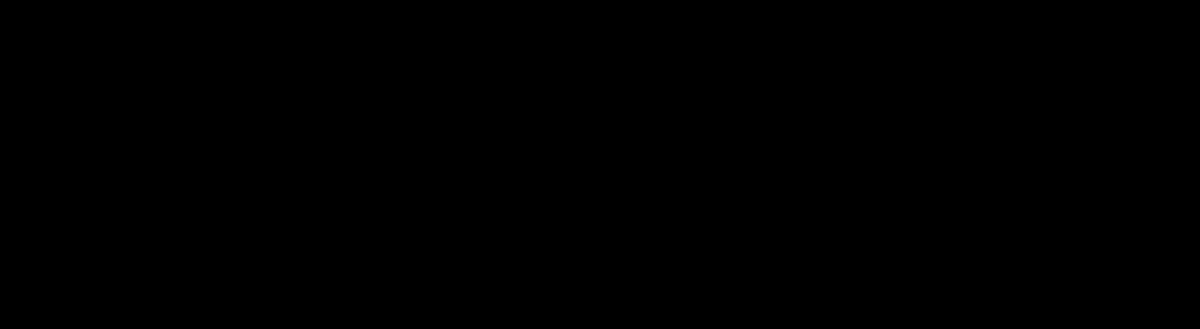
Frame 1 (no input)
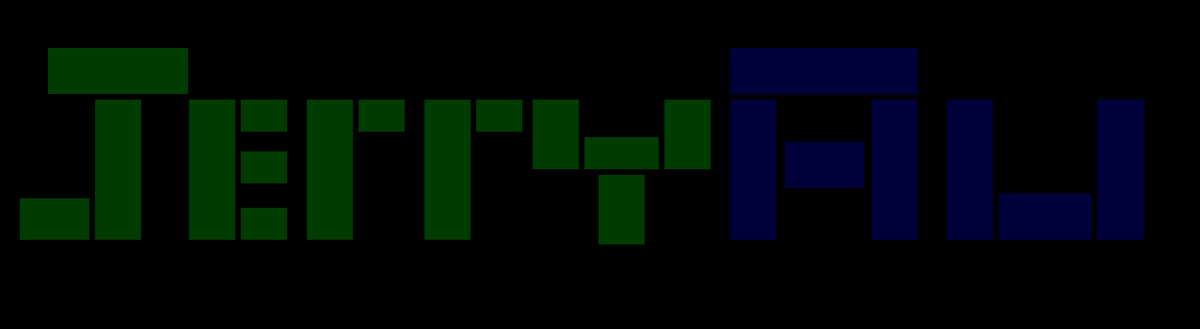
Frame 60 (the mouse pressed at the canvas centre just before this capture)
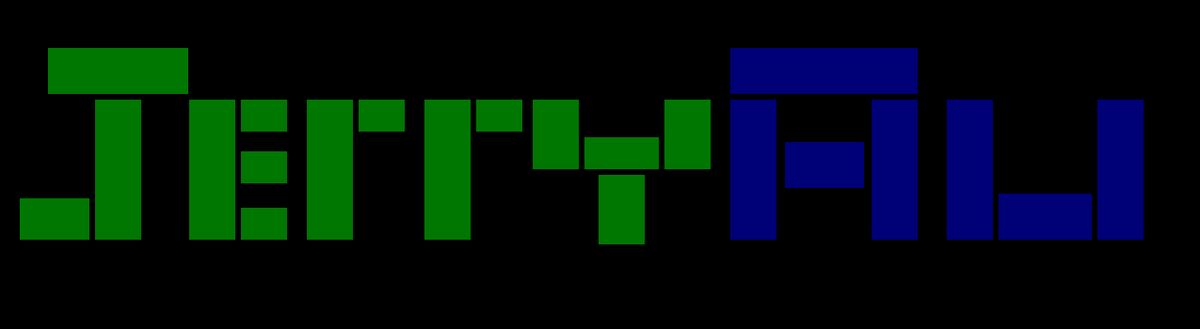
Frame 120 (the mouse held since frame 60 and released just before this capture)

The Processing sketch that drew these frames (run headless with seeded random() and noise(); from frame 60 on, the mouse is pressed at the canvas centre):

// Processing sketch: processing_97599
// ── processing_97599.pde

// This Program will create my first and last name 
// with these functions, so it's just really simple,
// not too really hard to do.
int tinto = 0;
void setup(){
  size(1275, 350); // manipulates the size of the screen
  background(0); // sets the background color to black
}
void draw(){
  draw_name(tinto);
 if(tinto < 255){
  tinto = tinto + 1; 
 }
}
void draw_name(int colorname){
  // J Symbol of Jerry 
  fill(0,colorname ,0);
  rect(50, 50, 150, 50);
  rect(100, 105, 50, 150);
  rect(20, 210, 75, 45);
  // E Symbol of Jerry 
  fill(0, colorname, 0);
  rect(200, 105, 50, 150);
  rect(255, 105, 50, 35);
  rect(255, 160, 50, 35);
  rect(255, 220, 50, 35); 
  // R Symbol of Jerry 
  fill(0, colorname, 0);
  rect(325, 105, 50, 150);
  rect(380, 105, 50, 35);
  // R Symbol #2 of Jerry 
  fill(0, colorname, 0);
  rect(450, 105, 50, 150);
  rect(505, 105, 50, 35);
  // Y Symbol of Jerry 
  fill(0 ,colorname, 0);
  rect(565, 105, 50, 75);
  rect(620, 145, 80, 35);
  rect(705, 105, 50, 75);
  rect(635, 185, 50, 75);
  // A Symbol of Au
  fill(0, 0, colorname);
  rect(775, 105, 50, 150);
  rect(775, 50, 200, 50);
  rect(925, 105, 50, 150);
  rect(833, 150, 85, 50);
  // U Symbol of Au
  fill(0, 0, colorname);
  rect(1005, 105, 50, 150);
  rect(1060, 205, 100, 50);
  rect(1165, 105, 50, 150);
}
